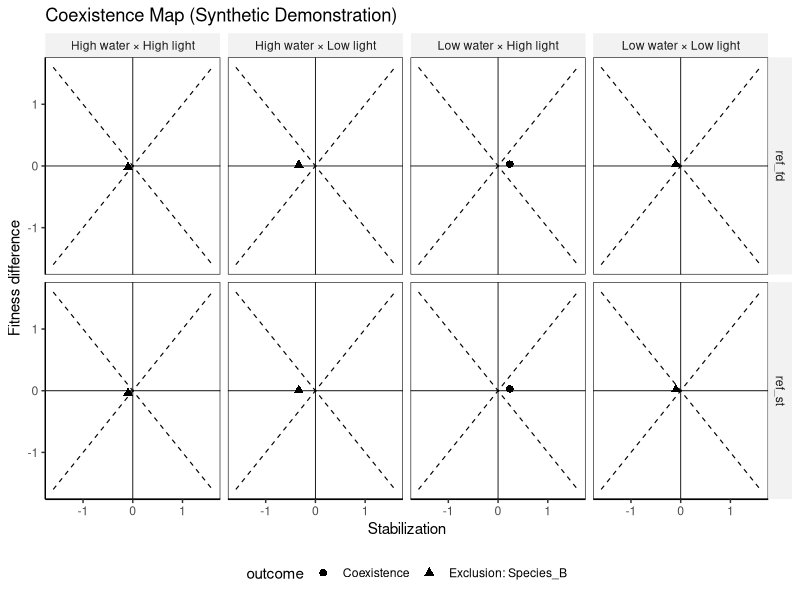

This figure's R source:
## ---- chunk 1
set.seed(1234)

suppressPackageStartupMessages({
  library(tidyverse)
  library(emmeans)
  library(patchwork)
})

theme_set(theme_classic(base_size = 11))
## ---- chunk 2
n_rep <- 30

design <- tidyr::expand_grid(
  species = c("Species_A", "Species_B"),
  light   = c("LowLight", "HighLight"),
  water   = c("LowWater", "HighWater"),
  soil    = c("con", "het", "ref_fd", "ref_st"),
  rep     = 1:n_rep
) %>%
  mutate(
    env = factor(paste(water, light, sep = "_")),
    light = factor(light, levels = c("LowLight", "HighLight")),
    water = factor(water, levels = c("LowWater", "HighWater")),
    species = factor(species),
    soil = factor(soil, levels = c("con","het","ref_fd","ref_st"))
  )

# --- Simulation model (synthetic, but structured) ---
# baseline differs by species
sp_baseline <- c(Species_A = 1.7, Species_B = 1.5)

# environment main effects (on log-scale)
eff_light_high <- 0.35
eff_water_high <- 0.45
eff_interaction <- 0.25  # extra boost when HighWater & HighLight

# soil effects (microbe mediation signature)
# con/het are relative to reference; direction varies by env to emulate context dependence
soil_effect <- design %>%
  transmute(
    species, env, soil,
    soil_delta =
      case_when(
        soil %in% c("ref_fd","ref_st") ~ 0,
        soil == "con" & env %in% c("HighWater_LowLight") ~  0.25,
        soil == "con" & env %in% c("LowWater_HighLight") ~ -0.20,
        soil == "het" & env %in% c("HighWater_LowLight") ~ -0.10,
        soil == "het" & env %in% c("LowWater_HighLight") ~  0.05,
        soil == "con" ~  0.05,
        soil == "het" ~ -0.05,
        TRUE ~ 0
      )
  )

dat <- design %>%
  left_join(soil_effect, by = c("species","env","soil")) %>%
  mutate(
    # env numeric indicators
    L_hi = as.numeric(light == "HighLight"),
    W_hi = as.numeric(water == "HighWater"),
    LW_hi = as.numeric(light == "HighLight" & water == "HighWater"),

    # expected log biomass
    mu_log =
      unname(sp_baseline[as.character(species)]) +
      eff_light_high * L_hi +
      eff_water_high * W_hi +
      eff_interaction * LW_hi +
      soil_delta +
      rnorm(n(), 0, 0.12),  # small unmodeled variation

    # observed biomass on natural scale (positive)
    biomass_total = exp(mu_log + rnorm(n(), 0, 0.25))
  ) %>%
  select(species, light, water, env, soil, rep, biomass_total)

glimpse(dat)
## ---- chunk 3
compute_m_values <- function(dat, reference_soil = c("ref_fd","ref_st")) {
  reference_soil <- match.arg(reference_soil)

  # Keep only con/het and the chosen reference
  d <- dat %>%
    filter(soil %in% c("con","het", reference_soil)) %>%
    mutate(
      soil3 = factor(ifelse(soil == reference_soil, "ref", as.character(soil)),
                     levels = c("ref","con","het"))
    )

  # Model for estimated log means (simple, transparent; no project-specific structure)
  fit <- lm(log(biomass_total) ~ species * env * soil3, data = d)

  # Estimated log means for each species × env × soil3
  emm <- emmeans::emmeans(fit, ~ soil3 | species * env) %>%
    as.data.frame()

  # Compute m-values (con - ref, het - ref) on log scale
  m <- emm %>%
    select(species, env, soil3, emmean) %>%
    pivot_wider(names_from = soil3, values_from = emmean) %>%
    mutate(
      m_con = con - ref,
      m_het = het - ref,
      reference = reference_soil
    ) %>%
    select(species, env, reference, m_con, m_het)

  return(m)
}

m_fd <- compute_m_values(dat, reference_soil = "ref_fd")
m_st <- compute_m_values(dat, reference_soil = "ref_st")

m_all <- bind_rows(m_fd, m_st)
m_all
## ---- chunk 4
coexist_metrics <- function(m_df) {
  # m_df has rows species × env × reference with m_con, m_het
  wide <- m_df %>%
    mutate(species = as.character(species)) %>%
    pivot_wider(
      id_cols = c(env, reference),
      names_from = species,
      values_from = c(m_con, m_het)
    )

  # identify column names robustly
  # expected: m_con_Species_A, m_het_Species_A, m_con_Species_B, m_het_Species_B
  get_col <- function(prefix, sp) paste0(prefix, "_", sp)

  mSS <- wide[[ get_col("m_con", "Species_A") ]]
  mSL <- wide[[ get_col("m_het", "Species_A") ]]
  mLL <- wide[[ get_col("m_con", "Species_B") ]]
  mLS <- wide[[ get_col("m_het", "Species_B") ]]

  out <- wide %>%
    mutate(
      mSS = mSS, mSL = mSL, mLL = mLL, mLS = mLS,
      stabilization = -0.5 * (mSS - mSL - mLS + mLL),
      fitness_diff  =  0.5 * (mLL + mLS - mSS - mSL)
    ) %>%
    select(env, reference, mSS, mSL, mLS, mLL, stabilization, fitness_diff)

  out
}

metrics <- coexist_metrics(m_all)

metrics
## ---- chunk 5
metrics <- metrics %>%
  mutate(
    outcome = case_when(
      stabilization > 0 & abs(fitness_diff) < stabilization ~ "Coexistence",
      fitness_diff > stabilization ~ "Exclusion: Species_B",
      fitness_diff < -stabilization ~ "Exclusion: Species_A",
      stabilization < 0 & abs(fitness_diff) < -stabilization ~ "Priority Effect",
      TRUE ~ "Other"
    )
  )

metrics
## ---- chunk 6
# Helper for pretty facet labels
env_lab <- c(
  "LowWater_LowLight"   = "Low water × Low light",
  "LowWater_HighLight"  = "Low water × High light",
  "HighWater_LowLight"  = "High water × Low light",
  "HighWater_HighLight" = "High water × High light"
)

# Define polygon regions for shading (optional, light-touch)
region_polys <- function(xlim = c(-2,2), ylim = c(-2,2), n = 200) {
  x <- seq(xlim[1], xlim[2], length.out = n)
  tibble(
    x = x,
    y_upper = x,    # y = +x
    y_lower = -x    # y = -x
  )
}

lims <- 1.6
poly_df <- region_polys(c(-lims, lims), c(-lims, lims), n = 400)

p <- ggplot() +
  # diagonal boundaries y = ±x
  geom_line(data = poly_df, aes(x = x, y = y_upper), linetype = "dashed", linewidth = 0.4) +
  geom_line(data = poly_df, aes(x = x, y = y_lower), linetype = "dashed", linewidth = 0.4) +
  geom_hline(yintercept = 0, linewidth = 0.3) +
  geom_vline(xintercept = 0, linewidth = 0.3) +
  geom_point(
    data = metrics,
    aes(x = stabilization, y = fitness_diff, shape = outcome),
    size = 2.2
  ) +
  scale_x_continuous(limits = c(-lims, lims), name = "Stabilization") +
  scale_y_continuous(limits = c(-lims, lims), name = "Fitness difference") +
  facet_grid(reference ~ env, labeller = labeller(env = env_lab)) +
  ggtitle("Coexistence Map (Synthetic Demonstration)") +
  theme(
    legend.position = "bottom",
    strip.background = element_rect(fill = "grey95", color = NA),
    panel.border = element_rect(color = "black", fill = NA, linewidth = 0.4)
  )

p
## ---- chunk 7
export_tbl <- metrics %>%
  arrange(reference, env) %>%
  mutate(
    env = recode(env, !!!env_lab)
  )

export_tbl
